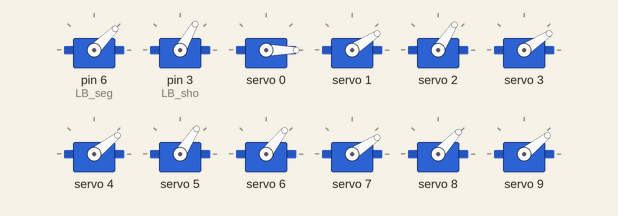
A sketch run on a simulated Arduino Uno, built with avr-gcc and run on an emulated ATmega328P. Shown: 12 × servo. At 19.5 s the program stops and its outputs stay as they are.

Above: at 0.05 s.
At 0.5 s:
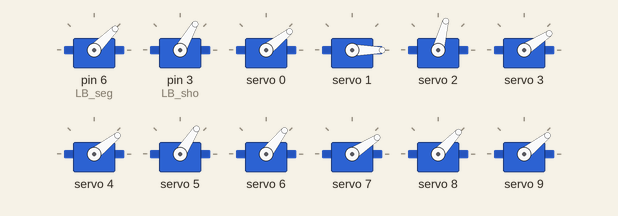
At 1.0 s:
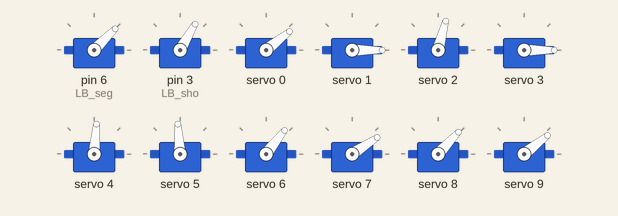
At 1.95 s:
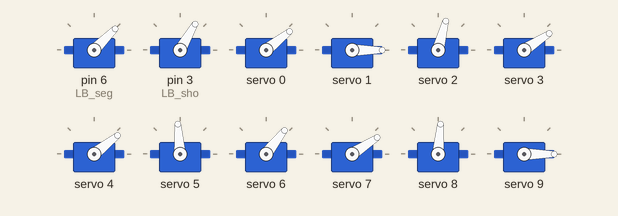
At 2.9 s:
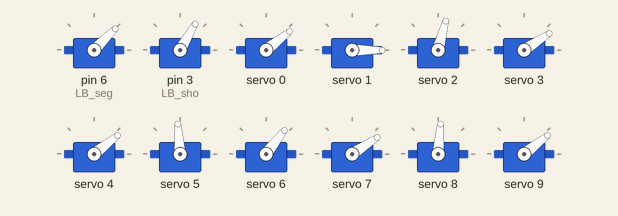
At 3.9 s:
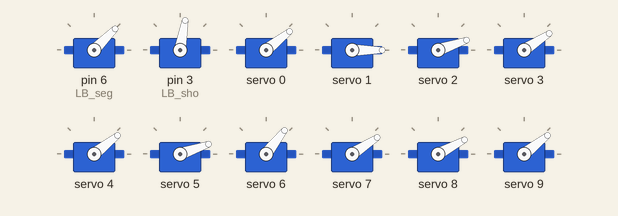
Timing chart, 0 to 9.0 s (numbered marks = the images above):
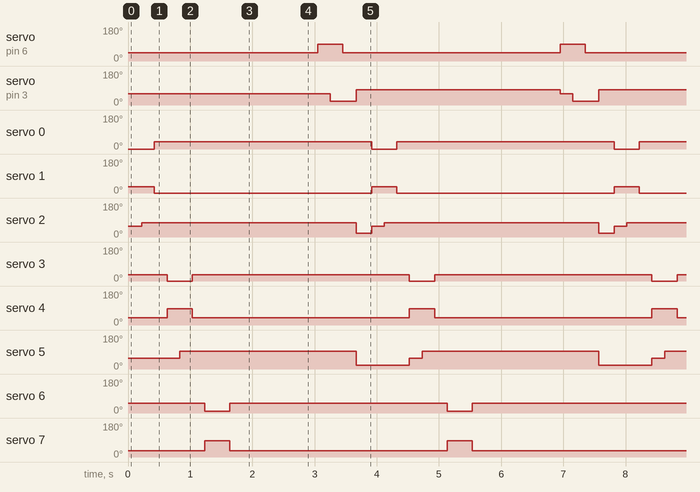

Measured:
- by itself, servo on pin 6 (LB_seg): alternates 90° for 0.40 s and 45° for 3.5 s
- by itself, servo on pin 3 (LB_sho): repeats every 3.9 s: 80° 3.3 s, 60° 0.20 s, 20° 0.41 s
- by itself, servo 0, servo 9: alternates 38° for 3.5 s and 0° for 0.40 s
- by itself, servo 1: alternates 33° for 0.40 s and 0° for 3.5 s
- by itself, servo 2: repeats every 3.9 s: 19° 0.25 s, 57° 0.20 s, 75° 3.4 s
- by itself, servo 3: alternates 33° for 3.5 s and 0° for 0.40 s
- by itself, servo 4: alternates 85° for 0.40 s and 38° for 3.5 s
- by itself, servo 5: repeats every 3.9 s: 19° 0.86 s, 57° 0.20 s, 94° 2.8 s

The sketch:

Legs_Testing.ino
```cpp
#include <Wire.h>
#include <Adafruit_PWMServoDriver.h>
#include <Servo.h>

Adafruit_PWMServoDriver pwm = Adafruit_PWMServoDriver();

#define SERVOMIN  110 // this is the 'minimum' pulse length count (out of 4096)
#define SERVOMAX  540 // this is the 'maximum' pulse length count (out of 4096)

//Used to control leg position for foot, segment, and shoulder
struct POS{
  int foo;
  int seg;
  int sho;
};

const int RF_foot = 0;
const int RF_seg = 1;
const int RF_sho = 2;

const int RM_foot = 3;
const int RM_seg = 4;
const int RM_sho = 5;

const int RB_foot = 6;
const int RB_seg = 7;
const int RB_sho = 8;

const int LF_foot = 9;
const int LF_seg = 10;
const int LF_sho = 11;

const int LM_foot = 12;
const int LM_seg = 13;
const int LM_sho = 14;

const int LB_foot = 15;
Servo LB_seg;
Servo LB_sho;

//Convert degrees to pulse length count
int d2p(int degrees){
  return map(degrees, 0, 180, SERVOMIN, SERVOMAX);
}

/*
 * Leg Positions
 */
//Right Front
POS RF_lift = {d2p(5),d2p(45),d2p(70)};
POS RF_rest = {d2p(50),d2p(0),d2p(70)};
POS RF_for_lift = {d2p(5),d2p(45),d2p(90)};
POS RF_back_lift = {d2p(5),d2p(45),d2p(30)};
POS RF_for_rest = {d2p(50),d2p(0),d2p(90)};
POS RF_back_rest = {d2p(50),d2p(0),d2p(30)};

//Right Middle
POS RM_lift = {d2p(10),d2p(100),d2p(70)};
POS RM_rest = {d2p(45),d2p(50),d2p(70)};
POS RM_for_lift = {d2p(10),d2p(100),d2p(110)};
POS RM_back_lift = {d2p(10),d2p(100),d2p(30)};
POS RM_for_rest = {d2p(45),d2p(50),d2p(110)};
POS RM_back_rest = {d2p(45),d2p(50),d2p(30)};

//Right Back
POS RB_lift = {d2p(20),d2p(100),d2p(60)};
POS RB_rest = {d2p(65),d2p(45),d2p(60)};
POS RB_for_lift = {d2p(20),d2p(100),d2p(100)};
POS RB_back_lift = {d2p(20),d2p(100),d2p(40)};
POS RB_for_rest = {d2p(65),d2p(45),d2p(100)};
POS RB_back_rest = {d2p(65),d2p(45),d2p(40)};

//Left Front
POS LF_lift = {d2p(10),d2p(70),d2p(70)};
POS LF_rest = {d2p(50),d2p(30),d2p(70)};
POS LF_for_lift = {d2p(10),d2p(70),d2p(50)};
POS LF_back_lift = {d2p(10),d2p(70),d2p(110)};
POS LF_for_rest = {d2p(50),d2p(30),d2p(50)};
POS LF_back_rest = {d2p(50),d2p(30),d2p(110)};

//Left Middle
POS LM_lift = {d2p(5),d2p(65),d2p(75)};
POS LM_rest = {d2p(35),d2p(25),d2p(75)};
POS LM_for_lift = {d2p(5),d2p(65),d2p(45)};
POS LM_back_lift = {d2p(5),d2p(65),d2p(100)};
POS LM_for_rest = {d2p(35),d2p(25),d2p(45)};
POS LM_back_rest = {d2p(35),d2p(25),d2p(100)};

//Left Back
POS LB_lift = {d2p(15),90,60};
POS LB_rest = {d2p(60),45,60};
POS LB_for_lift = {d2p(15),90,20};
POS LB_back_lift = {d2p(15),90,80};
POS LB_for_rest = {d2p(60),45,20};
POS LB_back_rest = {d2p(60),45,80};
/*
 * End Leg Positions
 */

void setup() {
  Serial.begin(9600);

  pwm.begin();
  LB_seg.attach(6);
  LB_sho.attach(3);

  pwm.setPWMFreq(60);  // Analog servos run at ~60 Hz updates

  yield();
}
///////////////////////////////////////////////////////////////////////////////////////
//RF = 0; RM = 1; RB = 2; LF = 3; LM = 4; LB = 5;
void lift_leg(int leg_num){
  switch(leg_num){
    case 0:
      pwm.setPWM(RF_foot, 0, RF_lift.foo); //
      pwm.setPWM(RF_seg, 0, RF_lift.seg);
      pwm.setPWM(RF_sho, 0, RF_lift.sho); //
    break;
    case 1:
      pwm.setPWM(RM_foot, 0, RM_lift.foo); //
      pwm.setPWM(RM_seg, 0, RM_lift.seg); //
      pwm.setPWM(RM_sho, 0, RM_lift.sho); //
    break;
    case 2:
      pwm.setPWM(RB_foot, 0, RB_lift.foo); //
      pwm.setPWM(RB_seg, 0, RB_lift.seg); //
      pwm.setPWM(RB_sho, 0, RB_lift.sho); //
    break;
    case 3:
      pwm.setPWM(LF_foot, 0, LF_lift.foo); //
      pwm.setPWM(LF_seg, 0, LF_lift.seg); //
      pwm.setPWM(LF_sho, 0, LF_lift.sho); //
    break;
    case 4:
      pwm.setPWM(LM_foot, 0, LM_lift.foo);
      pwm.setPWM(LM_seg, 0, LM_lift.seg);
      pwm.setPWM(LM_sho, 0, LM_lift.sho); //
    break;
    case 5:
      pwm.setPWM(LB_foot, 0, LB_lift.foo);
      LB_seg.write(LB_lift.seg);
      LB_sho.write(LB_lift.sho);
    break;
    default:
      //do nothing
    break;
  }
}

//RF = 0; RM = 1; RB = 2; LF = 3; LM = 4; LB = 5;
void rest_leg(int leg_num){
  switch(leg_num){
    case 0:
      pwm.setPWM(RF_foot, 0, RF_rest.foo); //
      pwm.setPWM(RF_seg, 0, RF_rest.seg);
      pwm.setPWM(RF_sho, 0, RF_rest.sho); //
    break;
    case 1:
      pwm.setPWM(RM_foot, 0, RM_rest.foo); //
      pwm.setPWM(RM_seg, 0, RM_rest.seg); //
      pwm.setPWM(RM_sho, 0, RM_rest.sho); //
    break;
    case 2:
      pwm.setPWM(RB_foot, 0, RB_rest.foo); //
      pwm.setPWM(RB_seg, 0, RB_rest.seg); //
      pwm.setPWM(RB_sho, 0, RB_rest.sho); //
    break;
    case 3:
      pwm.setPWM(LF_foot, 0, LF_rest.foo); //
      pwm.setPWM(LF_seg, 0, LF_rest.seg); //
      pwm.setPWM(LF_sho, 0, LF_rest.sho); //
    break;
    case 4:
      pwm.setPWM(LM_foot, 0, LM_rest.foo);
      pwm.setPWM(LM_seg, 0, LM_rest.seg);
      pwm.setPWM(LM_sho, 0, LM_rest.sho); //
    break;
    case 5:
      pwm.setPWM(LB_foot, 0, LB_rest.foo);
      LB_seg.write(LB_rest.seg);
      LB_sho.write(LB_rest.sho);
    break;
    default:
      //do nothing
    break;
  }
}

//RF = 0; RM = 1; RB = 2; LF = 3; LM = 4; LB = 5;
void for_lift_leg(int leg_num){
  switch(leg_num){
    case 0:
      pwm.setPWM(RF_foot, 0, RF_for_lift.foo); //
      pwm.setPWM(RF_seg, 0, RF_for_lift.seg);
      pwm.setPWM(RF_sho, 0, RF_for_lift.sho); //
    break;
    case 1:
      pwm.setPWM(RM_foot, 0, RM_for_lift.foo); //
      pwm.setPWM(RM_seg, 0, RM_for_lift.seg); //
      pwm.setPWM(RM_sho, 0, RM_for_lift.sho); //
    break;
    case 2:
      pwm.setPWM(RB_foot, 0, RB_for_lift.foo); //
      pwm.setPWM(RB_seg, 0, RB_for_lift.seg); //
      pwm.setPWM(RB_sho, 0, RB_for_lift.sho); //
    break;
    case 3:
      pwm.setPWM(LF_foot, 0, LF_for_lift.foo); //
      pwm.setPWM(LF_seg, 0, LF_for_lift.seg); //
      pwm.setPWM(LF_sho, 0, LF_for_lift.sho); //
    break;
    case 4:
      pwm.setPWM(LM_foot, 0, LM_for_lift.foo);
      pwm.setPWM(LM_seg, 0, LM_for_lift.seg);
      pwm.setPWM(LM_sho, 0, LM_for_lift.sho); //
    break;
    case 5:
      pwm.setPWM(LB_foot, 0, LB_for_lift.foo);
      LB_seg.write(LB_for_lift.seg);
      LB_sho.write(LB_for_lift.sho);
    break;
    default:
      //do nothing
    break;
  }
}

//RF = 0; RM = 1; RB = 2; LF = 3; LM = 4; LB = 5;
void for_rest_leg(int leg_num){
  switch(leg_num){
    case 0:
      pwm.setPWM(RF_foot, 0, RF_for_rest.foo); //
      pwm.setPWM(RF_seg, 0, RF_for_rest.seg);
      pwm.setPWM(RF_sho, 0, RF_for_rest.sho); //
    break;
    case 1:
      pwm.setPWM(RM_foot, 0, RM_for_rest.foo); //
      pwm.setPWM(RM_seg, 0, RM_for_rest.seg); //
      pwm.setPWM(RM_sho, 0, RM_for_rest.sho); //
    break;
    case 2:
      pwm.setPWM(RB_foot, 0, RB_for_rest.foo); //
      pwm.setPWM(RB_seg, 0, RB_for_rest.seg); //
      pwm.setPWM(RB_sho, 0, RB_for_rest.sho); //
    break;
    case 3:
      pwm.setPWM(LF_foot, 0, LF_for_rest.foo); //
      pwm.setPWM(LF_seg, 0, LF_for_rest.seg); //
      pwm.setPWM(LF_sho, 0, LF_for_rest.sho); //
    break;
    case 4:
      pwm.setPWM(LM_foot, 0, LM_for_rest.foo);
      pwm.setPWM(LM_seg, 0, LM_for_rest.seg);
      pwm.setPWM(LM_sho, 0, LM_for_rest.sho); //
    break;
    case 5:
      pwm.setPWM(LB_foot, 0, LB_for_rest.foo);
      LB_seg.write(LB_for_rest.seg);
      LB_sho.write(LB_for_rest.sho);
    break;
    default:
      //do nothing
    break;
  }
}

//RF = 0; RM = 1; RB = 2; LF = 3; LM = 4; LB = 5;
void back_lift_leg(int leg_num){
  switch(leg_num){
    case 0:
      pwm.setPWM(RF_foot, 0, RF_back_lift.foo); //
      pwm.setPWM(RF_seg, 0, RF_back_lift.seg);
      pwm.setPWM(RF_sho, 0, RF_back_lift.sho); //
    break;
    case 1:
      pwm.setPWM(RM_foot, 0, RM_back_lift.foo); //
      pwm.setPWM(RM_seg, 0, RM_back_lift.seg); //
      pwm.setPWM(RM_sho, 0, RM_back_lift.sho); //
    break;
    case 2:
      pwm.setPWM(RB_foot, 0, RB_back_lift.foo); //
      pwm.setPWM(RB_seg, 0, RB_back_lift.seg); //
      pwm.setPWM(RB_sho, 0, RB_back_lift.sho); //
    break;
    case 3:
      pwm.setPWM(LF_foot, 0, LF_back_lift.foo); //
      pwm.setPWM(LF_seg, 0, LF_back_lift.seg); //
      pwm.setPWM(LF_sho, 0, LF_back_lift.sho); //
    break;
    case 4:
      pwm.setPWM(LM_foot, 0, LM_back_lift.foo);
      pwm.setPWM(LM_seg, 0, LM_back_lift.seg);
      pwm.setPWM(LM_sho, 0, LM_back_lift.sho); //
    break;
    case 5:
      pwm.setPWM(LB_foot, 0, LB_back_lift.foo);
      LB_seg.write(LB_back_lift.seg);
      LB_sho.write(LB_back_lift.sho);
    break;
    default:
      //do nothing
    break;
  }
}

//RF = 0; RM = 1; RB = 2; LF = 3; LM = 4; LB = 5;
void back_rest_leg(int leg_num){
  switch(leg_num){
    case 0:
      pwm.setPWM(RF_foot, 0, RF_back_rest.foo); //
      pwm.setPWM(RF_seg, 0, RF_back_rest.seg);
      pwm.setPWM(RF_sho, 0, RF_back_rest.sho); //
    break;
    case 1:
      pwm.setPWM(RM_foot, 0, RM_back_rest.foo); //
      pwm.setPWM(RM_seg, 0, RM_back_rest.seg); //
      pwm.setPWM(RM_sho, 0, RM_back_rest.sho); //
    break;
    case 2:
      pwm.setPWM(RB_foot, 0, RB_back_rest.foo); //
      pwm.setPWM(RB_seg, 0, RB_back_rest.seg); //
      pwm.setPWM(RB_sho, 0, RB_back_rest.sho); //
    break;
    case 3:
      pwm.setPWM(LF_foot, 0, LF_back_rest.foo); //
      pwm.setPWM(LF_seg, 0, LF_back_rest.seg); //
      pwm.setPWM(LF_sho, 0, LF_back_rest.sho); //
    break;
    case 4:
      pwm.setPWM(LM_foot, 0, LM_back_rest.foo);
      pwm.setPWM(LM_seg, 0, LM_back_rest.seg);
      pwm.setPWM(LM_sho, 0, LM_back_rest.sho); //
    break;
    case 5:
      pwm.setPWM(LB_foot, 0, LB_back_rest.foo);
      LB_seg.write(LB_back_rest.seg);
      LB_sho.write(LB_back_rest.sho);
    break;
    default:
      //do nothing
    break;
  }
}

//RF = 0; RM = 1; RB = 2; LF = 3; LM = 4; LB = 5;
void for_step_leg(int leg_num){
  int pause = 200;
  lift_leg(leg_num);
  delay(pause);
  for_lift_leg(leg_num);
  delay(pause);
  for_rest_leg(leg_num);
  delay(pause);
}

//RF = 0; RM = 1; RB = 2; LF = 3; LM = 4; LB = 5;
void wave_legs(int num_waves){
  int pause = 150;
  for(int count = 0; count < num_waves; count++){
    lift_leg(0);
    delay(pause);
    rest_leg(0);
    lift_leg(1);
    delay(pause);
    rest_leg(1);
    lift_leg(2);
    delay(pause);
    rest_leg(2);
    lift_leg(3);
    delay(pause);
    rest_leg(3);
    lift_leg(4);
    delay(pause);
    rest_leg(4);
    lift_leg(5);
    delay(pause);
    rest_leg(5);
  }
}
////////////////////////////////////////////////////////////////////////////////////////////
void all_rest(){
  pwm.setPWM(RF_foot, 0, RF_rest.foo); //
  pwm.setPWM(RF_seg, 0, RF_rest.seg);
  pwm.setPWM(RF_sho, 0, RF_rest.sho); //

  pwm.setPWM(RM_foot, 0, RM_rest.foo); //
  pwm.setPWM(RM_seg, 0, RM_rest.seg); //
  pwm.setPWM(RM_sho, 0, RM_rest.sho); //

  pwm.setPWM(RB_foot, 0, RB_rest.foo); //
  pwm.setPWM(RB_seg, 0, RB_rest.seg); //
  pwm.setPWM(RB_sho, 0, RB_rest.sho); //

  pwm.setPWM(LF_foot, 0, LF_rest.foo); //
  pwm.setPWM(LF_seg, 0, LF_rest.seg); //
  pwm.setPWM(LF_sho, 0, LF_rest.sho); //

  pwm.setPWM(LM_foot, 0, LM_rest.foo);
  pwm.setPWM(LM_seg, 0, LM_rest.seg);
  pwm.setPWM(LM_sho, 0, LM_rest.sho); //

  pwm.setPWM(LB_foot, 0, LB_rest.foo);
  LB_seg.write(LB_rest.seg);
  LB_sho.write(LB_rest.sho);
}

void all_lift(){
  pwm.setPWM(RF_foot, 0, RF_lift.foo);
  pwm.setPWM(RF_seg, 0, RF_lift.seg);
  pwm.setPWM(RF_sho, 0, RF_lift.sho);

  pwm.setPWM(RM_foot, 0, RM_lift.foo);
  pwm.setPWM(RM_seg, 0, RM_lift.seg);
  pwm.setPWM(RM_sho, 0, RM_lift.sho);

  pwm.setPWM(RB_foot, 0, RB_lift.foo);
  pwm.setPWM(RB_seg, 0, RB_lift.seg);
  pwm.setPWM(RB_sho, 0, RB_lift.sho);

  pwm.setPWM(LF_foot, 0, LF_lift.foo);
  pwm.setPWM(LF_seg, 0, LF_lift.seg);
  pwm.setPWM(LF_sho, 0, LF_lift.sho);

  pwm.setPWM(LM_foot, 0, LM_lift.foo);
  pwm.setPWM(LM_seg, 0, LM_lift.seg);
  pwm.setPWM(LM_sho, 0, LM_lift.sho);

  pwm.setPWM(LB_foot, 0, LB_lift.foo);
  LB_seg.write(LB_lift.seg);
  LB_sho.write(LB_lift.sho);
}

void tripod_lift_right(){
  //RF + LM + RB lift
  pwm.setPWM(RF_foot, 0, RF_lift.foo);
  pwm.setPWM(RF_seg, 0, RF_lift.seg);
  pwm.setPWM(RF_sho, 0, RF_lift.sho);

  pwm.setPWM(LM_foot, 0, LM_lift.foo);
  pwm.setPWM(LM_seg, 0, LM_lift.seg);
  pwm.setPWM(LM_sho, 0, LM_lift.sho);

  pwm.setPWM(RB_foot, 0, RB_lift.foo);
  pwm.setPWM(RB_seg, 0, RB_lift.seg);
  pwm.setPWM(RB_sho, 0, RB_lift.sho);
}

void tripod_for_rest_right(){
  //RF + LM + RB forward rest
  pwm.setPWM(RF_foot, 0, RF_for_rest.foo);
  pwm.setPWM(RF_seg, 0, RF_for_rest.seg);
  pwm.setPWM(RF_sho, 0, RF_for_rest.sho);

  pwm.setPWM(LM_foot, 0, LM_for_rest.foo);
  pwm.setPWM(LM_seg, 0, LM_for_rest.seg);
  pwm.setPWM(LM_sho, 0, LM_for_rest.sho);

  pwm.setPWM(RB_foot, 0, RB_for_rest.foo);
  pwm.setPWM(RB_seg, 0, RB_for_rest.seg);
  pwm.setPWM(RB_sho, 0, RB_for_rest.sho);
}

void tripod_for_lift_right(){
  //RF + LM + RB forward
  pwm.setPWM(RF_foot, 0, RF_for_lift.foo);
  pwm.setPWM(RF_seg, 0, RF_for_lift.seg);
  pwm.setPWM(RF_sho, 0, RF_for_lift.sho);

  pwm.setPWM(LM_foot, 0, LM_for_lift.foo);
  pwm.setPWM(LM_seg, 0, LM_for_lift.seg);
  pwm.setPWM(LM_sho, 0, LM_for_lift.sho);

  pwm.setPWM(RB_foot, 0, RB_for_lift.foo);
  pwm.setPWM(RB_seg, 0, RB_for_lift.seg);
  pwm.setPWM(RB_sho, 0, RB_for_lift.sho);
}

void tripod_back_rest_left(){
  //LF + RM + LB back
  pwm.setPWM(LF_foot, 0, LF_back_rest.foo);
  pwm.setPWM(LF_seg, 0, LF_back_rest.seg);
  pwm.setPWM(LF_sho, 0, LF_back_rest.sho);

  pwm.setPWM(RM_foot, 0, RM_back_rest.foo);
  pwm.setPWM(RM_seg, 0, RM_back_rest.seg);
  pwm.setPWM(RM_sho, 0, RM_back_rest.sho);

  pwm.setPWM(LB_foot, 0, LB_back_rest.foo);
  LB_seg.write(LB_back_rest.seg);
  LB_sho.write(LB_back_rest.sho);
}

void tripod_lift_left(){
  //LF + RM + LB lift
  pwm.setPWM(LF_foot, 0, LF_lift.foo);
  pwm.setPWM(LF_seg, 0, LF_lift.seg);
  pwm.setPWM(LF_sho, 0, LF_lift.sho);

  pwm.setPWM(RM_foot, 0, RM_lift.foo);
  pwm.setPWM(RM_seg, 0, RM_lift.seg);
  pwm.setPWM(RM_sho, 0, RM_lift.sho);

  pwm.setPWM(LB_foot, 0, LB_lift.foo);
  LB_seg.write(LB_lift.seg);
  LB_sho.write(LB_lift.sho);
}

void tripod_for_lift_left(){
  //LF + RM + LB forward lift
  pwm.setPWM(LF_foot, 0, LF_for_lift.foo);
  pwm.setPWM(LF_seg, 0, LF_for_lift.seg);
  pwm.setPWM(LF_sho, 0, LF_for_lift.sho);

  pwm.setPWM(RM_foot, 0, RM_for_lift.foo);
  pwm.setPWM(RM_seg, 0, RM_for_lift.seg);
  pwm.setPWM(RM_sho, 0, RM_for_lift.sho);

  pwm.setPWM(LB_foot, 0, LB_for_lift.foo);
  LB_seg.write(LB_for_lift.seg);
  LB_sho.write(LB_for_lift.sho);
}

void tripod_back_rest_right(){
  //RF + LM + RB back rest
  pwm.setPWM(RF_foot, 0, RF_back_rest.foo);
  pwm.setPWM(RF_seg, 0, RF_back_rest.seg);
  pwm.setPWM(RF_sho, 0, RF_back_rest.sho);

  pwm.setPWM(LM_foot, 0, LM_back_rest.foo);
  pwm.setPWM(LM_seg, 0, LM_back_rest.seg);
  pwm.setPWM(LM_sho, 0, LM_back_rest.sho);

  pwm.setPWM(RB_foot, 0, RB_back_rest.foo);
  pwm.setPWM(RB_seg, 0, RB_back_rest.seg);
  pwm.setPWM(RB_sho, 0, RB_back_rest.sho);
}

void tripod_for_rest_left(){
  //LF + RM + LB forward rest
  pwm.setPWM(LF_foot, 0, LF_for_rest.foo);
  pwm.setPWM(LF_seg, 0, LF_for_rest.seg);
  pwm.setPWM(LF_sho, 0, LF_back_rest.sho);

  pwm.setPWM(RM_foot, 0, RM_for_rest.foo);
  pwm.setPWM(RM_seg, 0, RM_for_rest.seg);
  pwm.setPWM(RM_sho, 0, RM_for_rest.sho);

  pwm.setPWM(LB_foot, 0, LB_back_rest.foo);
  LB_seg.write(LB_for_rest.seg);
  LB_sho.write(LB_for_rest.sho);
}

//servo command: pwm.setPWM(SERVO_NUM, 0, PULSE_LENGTH);

void walk_forward_tripod(int num_steps){
  int pause = 500;
  bool right = true;

  for(int count = 0; count < num_steps; count++){
    if(right){
      //Right step
      delay(pause);
      tripod_lift_right();
      delay(pause);
      tripod_for_lift_right();
      //delay(pause);
      tripod_back_rest_left();
      delay(pause);
      tripod_for_rest_right();
      delay(pause);
      right = false;
    }
    else{
      //Left step
      delay(pause);
      tripod_lift_left();
      delay(pause);
      tripod_for_lift_left();
      //delay(pause);
      tripod_back_rest_right();
      delay(pause);
      tripod_for_rest_left();
      delay(pause);
      right = true;
    }
  }
}

void walk_forward_creep(int num_creeps){
  for(int count = 0; count < num_creeps; count++){
    for(int i = 0; i < 6; i++){
      for_step_leg(i);
    }
    for(int j = 0; j < 6; j++){
      back_rest_leg(j);
    }
    delay(250);
  }
}

void loop() {
  all_rest();
  walk_forward_creep(5);
  //wave_legs(10);
//  walk_forward_creep(1);
//  walk_forward_tripod(3);
//  all_rest();

  while(1){} //To prevent unwanted looping
}
```
